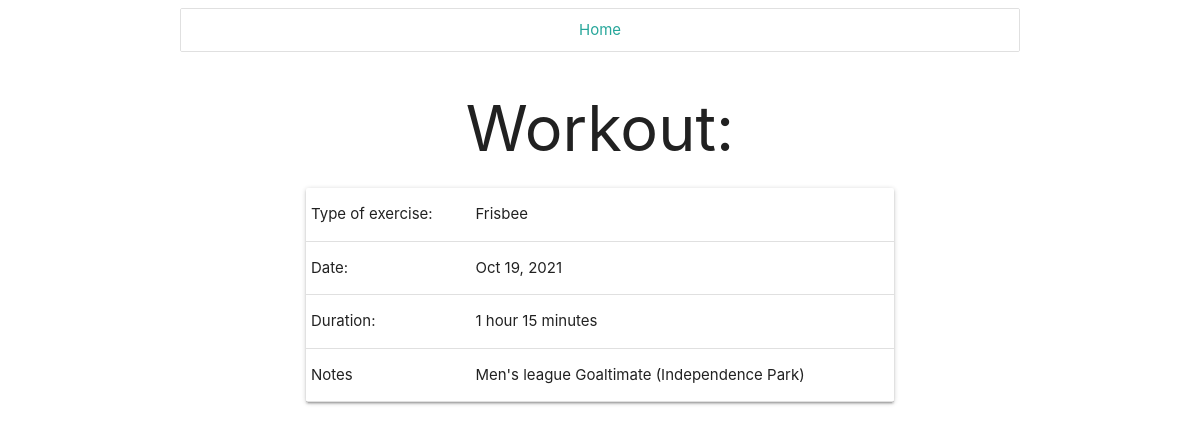
The page /workouts/4 on the database its author committed.
### log_app/models.py (models this page shows)
class Workout(models.Model):
    type_of_exercise = models.CharField(max_length=255)
    duration = models.IntegerField()
    date = models.DateField(blank=True, null=True)
    notes = models.TextField(blank=True)
    created_at = models.DateTimeField(auto_now_add=True)
    updated_at = models.DateTimeField(auto_now=True)
    objects = WorkoutManager()

### log_app/views.py (the view)
# urls.py: path("workouts/<int:workout_id>", views.view_workout),
def view_workout(request, workout_id):
    w = Workout.objects.get(id=workout_id)
    context = {}
    context["workout_type"] = w.type_of_exercise
    context["workout_date"] = datetime.datetime.strftime(w.date, "%b %d, %Y")
    context["workout_duration"] = number_to_hours_minutes(w.duration)
    context["workout_notes"] = w.notes
    return render(request, "workout_detail.html", context)

### log_app/views.py (called while the page is built)
def number_to_hours_minutes(duration):
    output = f"{f'{duration // 60} hour' if duration >= 60 else ''}"
    output += "s " if duration >= 120 else " "
    output += f"{duration % 60} minutes"
    return output.strip()

### log_app/templates/workout_detail.html
{% extends "base.html" %}
{% block main_content %}
    <div class="container">
        <h1 class="center-align">Workout:</h1>
        <div class="card">
            <table class="striped-table">
                <tbody>
                    <tr>
                        <td>Type of exercise:</td>
                        <td>{{workout_type}}</td>
                    </tr>
                    <tr>
                        <td>Date:</td>
                        <td>{{workout_date}}</td>
                    </tr>
                    <tr>
                        <td>Duration:</td>
                        <td>{{workout_duration}}</td>
                    </tr>
                    <tr>
                        <td>Notes</td>
                        <td>{{workout_notes}}</td>
                    </tr>
                </tbody>
            </table>
        </div>
    </div>
{% endblock %}

### rows shown on the page
Workout: type_of_exercise "Frisbee", date "Oct 19, 2021", notes "Men's league Goaltimate (Independence Park)"

### other values the page prints
{{ workout_duration }} "1 hour 15 minutes"
